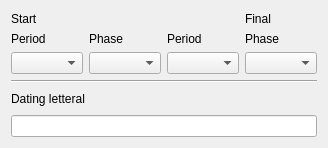
          <widget class="QWidget" name="tab_5">
           <attribute name="title">
            <string>Dating</string>
           </attribute>
           <layout class="QGridLayout" name="gridLayout_17">
            <item row="0" column="0">
             <layout class="QGridLayout" name="gridLayout_2">
              <item row="0" column="0">
               <widget class="QLabel" name="label_37">
                <property name="sizePolicy">
                 <sizepolicy hsizetype="Expanding" vsizetype="Preferred">
                  <horstretch>0</horstretch>
                  <verstretch>0</verstretch>
                 </sizepolicy>
                </property>
                <property name="minimumSize">
                 <size>
                  <width>0</width>
                  <height>15</height>
                 </size>
                </property>
                <property name="maximumSize">
                 <size>
                  <width>16777215</width>
                  <height>20</height>
                 </size>
                </property>
                <property name="text">
                 <string>Start</string>
                </property>
               </widget>
              </item>
              <item row="0" column="3">
               <widget class="QLabel" name="label_36">
                <property name="sizePolicy">
                 <sizepolicy hsizetype="Expanding" vsizetype="Preferred">
                  <horstretch>0</horstretch>
                  <verstretch>0</verstretch>
                 </sizepolicy>
                </property>
                <property name="minimumSize">
                 <size>
                  <width>0</width>
                  <height>15</height>
                 </size>
                </property>
                <property name="maximumSize">
                 <size>
                  <width>16777215</width>
                  <height>20</height>
                 </size>
                </property>
                <property name="text">
                 <string>Final</string>
                </property>
               </widget>
              </item>
              <item row="1" column="0">
               <widget class="QLabel" name="label_40">
                <property name="sizePolicy">
                 <sizepolicy hsizetype="Expanding" vsizetype="Preferred">
                  <horstretch>0</horstretch>
                  <verstretch>0</verstretch>
                 </sizepolicy>
                </property>
                <property name="maximumSize">
                 <size>
                  <width>16777215</width>
                  <height>20</height>
                 </size>
                </property>
                <property name="text">
                 <string>Period</string>
                </property>
               </widget>
              </item>
              <item row="1" column="1">
               <widget class="QLabel" name="label_41">
                <property name="sizePolicy">
                 <sizepolicy hsizetype="Expanding" vsizetype="Preferred">
                  <horstretch>0</horstretch>
                  <verstretch>0</verstretch>
                 </sizepolicy>
                </property>
                <property name="maximumSize">
                 <size>
                  <width>16777215</width>
                  <height>20</height>
                 </size>
                </property>
                <property name="text">
                 <string>Phase</string>
                </property>
               </widget>
              </item>
              <item row="1" column="2">
               <widget class="QLabel" name="label_44">
                <property name="sizePolicy">
                 <sizepolicy hsizetype="Expanding" vsizetype="Preferred">
                  <horstretch>0</horstretch>
                  <verstretch>0</verstretch>
                 </sizepolicy>
                </property>
                <property name="maximumSize">
                 <size>
                  <width>16777215</width>
                  <height>20</height>
                 </size>
                </property>
                <property name="text">
                 <string>Period</string>
                </property>
               </widget>
              </item>
              <item row="2" column="0">
               <widget class="QComboBox" name="comboBox_per_iniz">
                <property name="sizePolicy">
                 <sizepolicy hsizetype="Expanding" vsizetype="Fixed">
                  <horstretch>0</horstretch>
                  <verstretch>0</verstretch>
                 </sizepolicy>
                </property>
                <property name="minimumSize">
                 <size>
                  <width>0</width>
                  <height>20</height>
                 </size>
                </property>
               </widget>
              </item>
              <item row="2" column="1">
               <widget class="QComboBox" name="comboBox_fas_iniz">
                <property name="sizePolicy">
                 <sizepolicy hsizetype="Expanding" vsizetype="Fixed">
                  <horstretch>0</horstretch>
                  <verstretch>0</verstretch>
                 </sizepolicy>
                </property>
                <property name="minimumSize">
                 <size>
                  <width>0</width>
                  <height>20</height>
                 </size>
                </property>
               </widget>
              </item>
              <item row="2" column="2">
               <widget class="QComboBox" name="comboBox_per_fin">
                <property name="sizePolicy">
                 <sizepolicy hsizetype="Expanding" vsizetype="Fixed">
                  <horstretch>0</horstretch>
                  <verstretch>0</verstretch>
                 </sizepolicy>
                </property>
                <property name="minimumSize">
                 <size>
                  <width>0</width>
                  <height>20</height>
                 </size>
                </property>
               </widget>
              </item>
              <item row="2" column="3" colspan="2">
               <widget class="QComboBox" name="comboBox_fas_fin">
                <property name="sizePolicy">
                 <sizepolicy hsizetype="Expanding" vsizetype="Fixed">
                  <horstretch>0</horstretch>
                  <verstretch>0</verstretch>
                 </sizepolicy>
                </property>
                <property name="minimumSize">
                 <size>
                  <width>0</width>
                  <height>20</height>
                 </size>
                </property>
               </widget>
              </item>
              <item row="1" column="3">
               <widget class="QLabel" name="label_45">
                <property name="sizePolicy">
                 <sizepolicy hsizetype="Expanding" vsizetype="Preferred">
                  <horstretch>0</horstretch>
                  <verstretch>0</verstretch>
                 </sizepolicy>
                </property>
                <property name="maximumSize">
                 <size>
                  <width>16777215</width>
                  <height>20</height>
                 </size>
                </property>
                <property name="text">
                 <string>Phase</string>
                </property>
               </widget>
              </item>
             </layout>
            </item>
            <item row="1" column="0">
             <widget class="Line" name="line_2">
              <property name="orientation">
               <enum>Qt::Horizontal</enum>
              </property>
             </widget>
            </item>
            <item row="2" column="0">
             <layout class="QGridLayout" name="gridLayout_16">
              <item row="0" column="0">
               <widget class="QLabel" name="label_95">
                <property name="sizePolicy">
                 <sizepolicy hsizetype="Expanding" vsizetype="Preferred">
                  <horstretch>0</horstretch>
                  <verstretch>0</verstretch>
                 </sizepolicy>
                </property>
                <property name="minimumSize">
                 <size>
                  <width>0</width>
                  <height>20</height>
                 </size>
                </property>
                <property name="maximumSize">
                 <size>
                  <width>16777215</width>
                  <height>20</height>
                 </size>
                </property>
                <property name="text">
                 <string>Dating letteral</string>
                </property>
               </widget>
              </item>
              <item row="1" column="0">
               <widget class="QLineEdit" name="lineEdit_datazione">
                <property name="sizePolicy">
                 <sizepolicy hsizetype="Expanding" vsizetype="Fixed">
                  <horstretch>0</horstretch>
                  <verstretch>0</verstretch>
                 </sizepolicy>
                </property>
               </widget>
              </item>
             </layout>
            </item>
           </layout>
          </widget>
